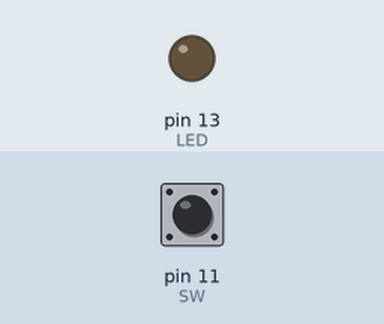
This sketch was run on a simulated Arduino Uno, built with avr-gcc and run on an emulated ATmega328P. On the bench: output pins drawn as LEDs (lit = HIGH). The inputs (shaded band) are chosen by the test bench; at power-on: pin 11 (SW) LOW.

Above: at 1.2 s.
1.3 s: pin 11 (SW) pulled HIGH for 0.15 s
At 1.37 s:
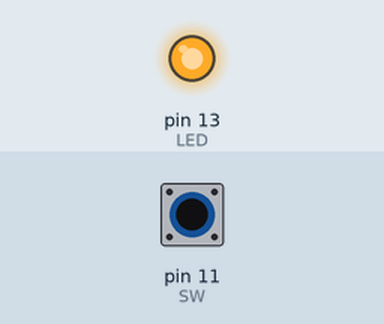
2.9 s: pin 11 (SW) pulled HIGH for 3.2 s
At 7.1 s:
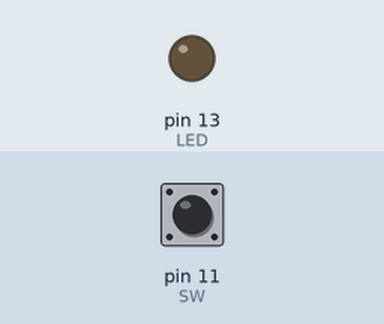
Timing chart, 0 to 8.6 s (numbered marks = the images above; inputs shaded):
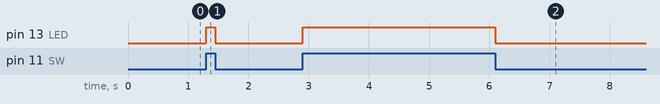

The sketch:

Day2Exercise1.ino
```cpp
#include <Arduino.h>

const int SW = 11;
const int LED = 13;

void setup() {
    pinMode(SW, INPUT); // Set pin 11 as an input
    pinMode(LED, OUTPUT); // Set pin 11 as an output
}

void loop() {
    bool state = digitalRead(SW); // Read the state of the switch

    if (state) {
        digitalWrite(LED, HIGH); // Turn on the LED if the switch is pressed
    } else {
        digitalWrite(LED, LOW); // Turn off the LED if the switch is not pressed
    }
}
```

Measured:
- after the input at 1.3 s, pin 13 (LED): LOW → HIGH at once, → LOW 0.15 s later
- after the input at 2.9 s, pin 13 (LED): LOW → HIGH at once, → LOW 3.2 s later
